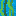

Tiled map render using the project's own tile images. Description and the whole map definition, tile-layer contents included, below:
An orthogonal 1x1 tile map with 16x16 px tiles, 1 tile layer (Tile Layer 1).

<map version="1.10" tiledversion="1.11.2" orientation="orthogonal" renderorder="right-down" width="1" height="1" tilewidth="16" tileheight="16" infinite="0" nextlayerid="2" nextobjectid="1">
 <tileset firstgid="1" source="Blocks.tsx" />
 <layer id="1" name="Tile Layer 1" width="1" height="1">
  <data encoding="csv">
37
</data>
 </layer>
</map>
